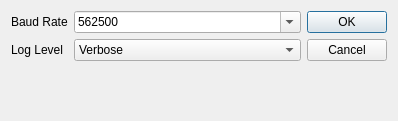
<?xml version="1.0" encoding="UTF-8"?>
<ui version="4.0">
 <class>DialogDemodSettings</class>
 <widget class="QDialog" name="DialogDemodSettings">
  <property name="geometry">
   <rect>
    <x>0</x>
    <y>0</y>
    <width>398</width>
    <height>121</height>
   </rect>
  </property>
  <property name="windowTitle">
   <string>Serrings Demodulator</string>
  </property>
  <layout class="QGridLayout" name="gridLayout">
   <item row="0" column="2">
    <widget class="QDialogButtonBox" name="buttonBox">
     <property name="orientation">
      <enum>Qt::Vertical</enum>
     </property>
     <property name="standardButtons">
      <set>QDialogButtonBox::Cancel|QDialogButtonBox::Ok</set>
     </property>
    </widget>
   </item>
   <item row="0" column="1">
    <layout class="QFormLayout" name="formLayout_3">
     <item row="0" column="0">
      <widget class="QLabel" name="lBaudRate">
       <property name="text">
        <string>Baud Rate</string>
       </property>
      </widget>
     </item>
     <item row="0" column="1">
      <widget class="QComboBox" name="cbBaudRate">
       <property name="editable">
        <bool>true</bool>
       </property>
       <property name="currentIndex">
        <number>1</number>
       </property>
       <property name="insertPolicy">
        <enum>QComboBox::InsertAlphabetically</enum>
       </property>
       <item>
        <property name="text">
         <string>48000</string>
        </property>
       </item>
       <item>
        <property name="text">
         <string>562500</string>
        </property>
       </item>
      </widget>
     </item>
     <item row="1" column="0">
      <widget class="QLabel" name="lLogLevel">
       <property name="text">
        <string>Log Level</string>
       </property>
      </widget>
     </item>
     <item row="1" column="1">
      <widget class="QComboBox" name="cbLogLevel">
       <property name="currentIndex">
        <number>1</number>
       </property>
       <item>
        <property name="text">
         <string comment="0">Quiet</string>
        </property>
       </item>
       <item>
        <property name="text">
         <string comment="1">Verbose</string>
        </property>
       </item>
       <item>
        <property name="text">
         <string comment="2">Debug</string>
        </property>
       </item>
       <item>
        <property name="text">
         <string comment="3">All</string>
        </property>
       </item>
      </widget>
     </item>
    </layout>
   </item>
  </layout>
 </widget>
 <resources/>
 <connections>
  <connection>
   <sender>buttonBox</sender>
   <signal>accepted()</signal>
   <receiver>DialogDemodSettings</receiver>
   <slot>accept()</slot>
   <hints>
    <hint type="sourcelabel">
     <x>388</x>
     <y>111</y>
    </hint>
    <hint type="destinationlabel">
     <x>157</x>
     <y>120</y>
    </hint>
   </hints>
  </connection>
  <connection>
   <sender>buttonBox</sender>
   <signal>rejected()</signal>
   <receiver>DialogDemodSettings</receiver>
   <slot>reject()</slot>
   <hints>
    <hint type="sourcelabel">
     <x>388</x>
     <y>111</y>
    </hint>
    <hint type="destinationlabel">
     <x>286</x>
     <y>120</y>
    </hint>
   </hints>
  </connection>
 </connections>
</ui>
